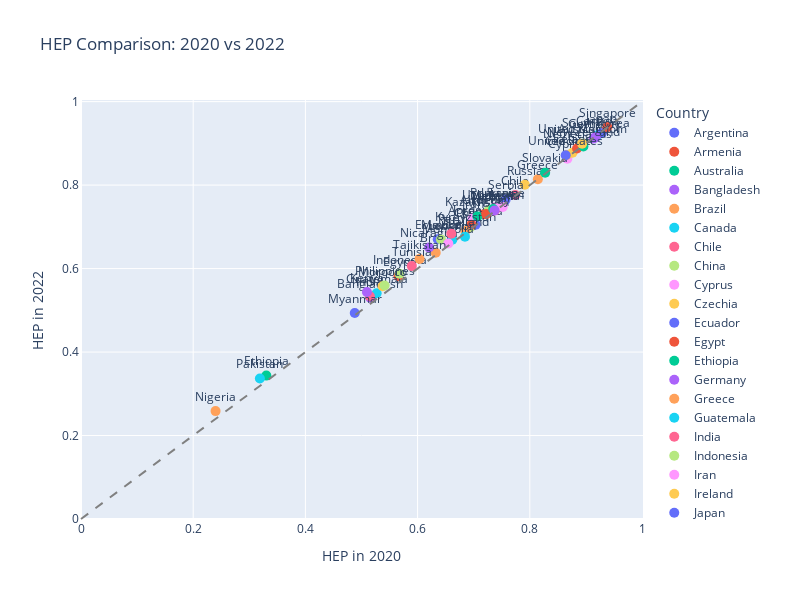
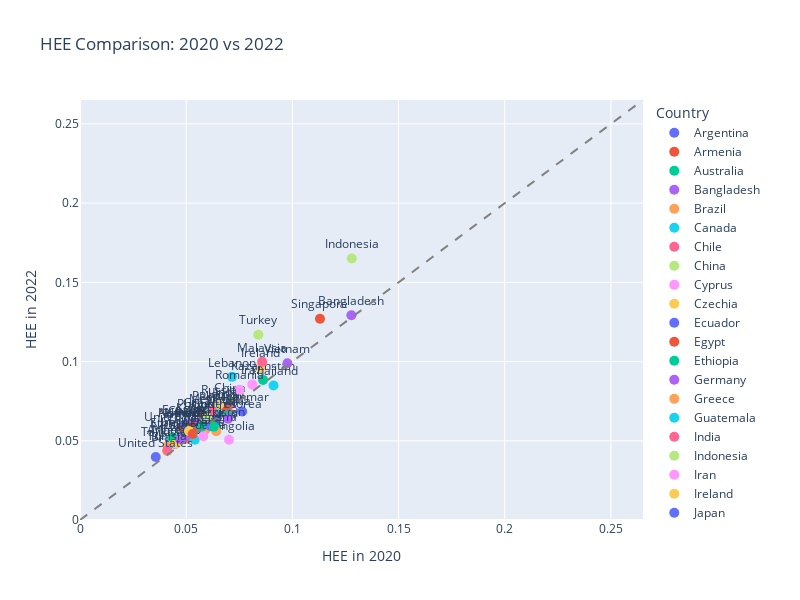

Notebook source saved alongside these figures, in order:
### Markdown cell above
Visualize HEE and HEP

### Code cell
# !pip install plotly

import pandas as pd
import plotly.express as px
import os

# === Step 1: Load data ===
df = pd.read_csv("../data/processed/hep_hee_results_with_region.csv")

# === Step 2: Filter for 2020 and 2022 ===
df_filtered = df[df["Year"].isin([2020, 2022])]
df_wide = df_filtered.pivot(index="Country", columns="Year", values=["HEP", "HEE"]).dropna()
df_wide.columns = [f"{metric}_{year}" for metric, year in df_wide.columns]
df_wide = df_wide.reset_index()

# Merge back region info
regions = df[["Country", "Region"]].drop_duplicates()
df_wide = df_wide.merge(regions, on="Country", how="left")

# === Step 3: Plot HEP ===
fig_hep = px.scatter(
    df_wide,
    x="HEP_2020",
    y="HEP_2022",
    text="Country",
    color="Country",  # Unique color per country
    hover_name="Country",
    title="HEP Comparison: 2020 vs 2022",
    labels={"HEP_2020": "HEP in 2020", "HEP_2022": "HEP in 2022"},
    width=800,
    height=600
)
fig_hep.add_shape(type='line', x0=0, y0=0, x1=1, y1=1, line=dict(dash="dash", color="gray"))
fig_hep.update_traces(marker=dict(size=10), textposition='top center')
fig_hep.show()

# === Step 4: Plot HEE (with dynamic axis scaling) ===
hee_min = min(df_wide["HEE_2020"].min(), df_wide["HEE_2022"].min())
hee_max = max(df_wide["HEE_2020"].max(), df_wide["HEE_2022"].max())
hee_min_padded = max(0, hee_min - 0.1)
hee_max_padded = hee_max + 0.1

fig_hee = px.scatter(
    df_wide,
    x="HEE_2020",
    y="HEE_2022",
    text="Country",
    color="Country",
    hover_name="Country",
    title="HEE Comparison: 2020 vs 2022",
    labels={"HEE_2020": "HEE in 2020", "HEE_2022": "HEE in 2022"},
    width=800,
    height=600
)
fig_hee.add_shape(
    type='line',
    x0=hee_min_padded,
    y0=hee_min_padded,
    x1=hee_max_padded,
    y1=hee_max_padded,
    line=dict(dash="dash", color="gray")
)
fig_hee.update_traces(marker=dict(size=10), textposition='top center')
fig_hee.update_layout(
    xaxis=dict(range=[hee_min_padded, hee_max_padded]),
    yaxis=dict(range=[hee_min_padded, hee_max_padded])
)
fig_hee.show()
